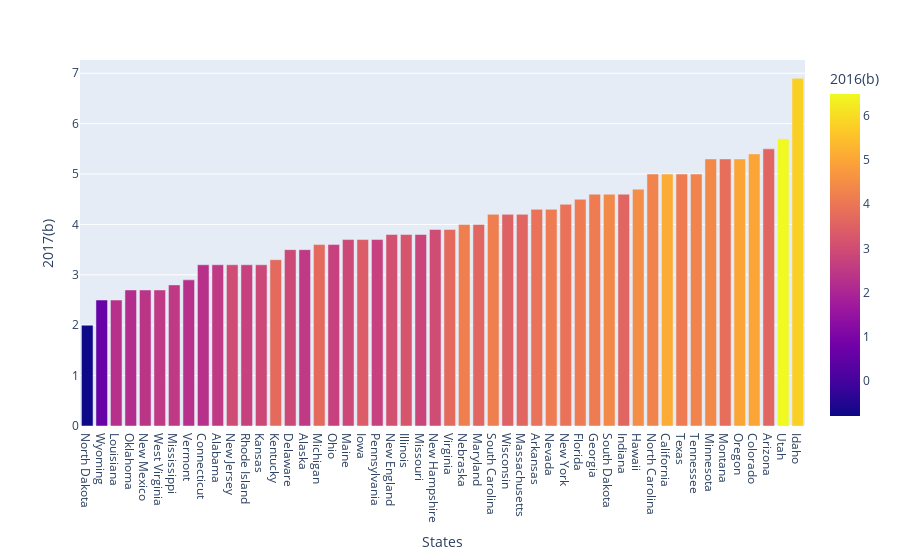

Notebook code for this chart:
### Code cell
fig4 = px.bar(pce, x="States", y="2017(b)", color="2016(b)", barmode="group")
fig4.update_traces(texttemplate='%{text:.2s}', textposition='outside')
fig4.update_layout(uniformtext_minsize=8, uniformtext_mode='hide')
fig4.show()

### Figure 1 — Plotly figure (JSON) as saved in the notebook; plotly's stock layout.template omitted (floating-point values rounded to 4 significant figures)
{"data": [{"alignmentgroup": "True", "hoverlabel": {"namelength": 0}, "hovertemplate": "States=%{x}<br>2017(b)=%{y}<br>2016(b)=%{marker.color}", "legendgroup": "", "marker": {"color": [-0.8, 0.6, 2.3, 2.2, 2.4, 2.5, 2.5, 2.3, 2.3, 2.5, 3, 2.7, 2.9, 3.7, 2.9, 2.5, 3.7, 2.7, 2.9, 3.4, 2.7, 3.1, 3.2, 2.8, 3, 3.7, 4.2, 3.6, 4.2, 3.5, 3.6, 3.9, 4.1, 3.9, 4.1, 4.1, 4.4, 3.6, 4.5, 4.3, 5.1, 4.1, 4.3, 4.4, 3.8, 5, 5, 3.6, 6.5, 5.8], "coloraxis": "coloraxis"}, "name": "", "offsetgroup": "", "orientation": "v", "showlegend": false, "textposition": "outside", "texttemplate": "%{text:.2s}", "type": "bar", "x": ["North Dakota", "Wyoming", "Louisiana", "Oklahoma", "New Mexico", "West Virginia", "Mississippi", "Vermont", "Connecticut", "Alabama", "New Jersey", "Rhode Island", "Kansas", "Kentucky", "Delaware", "Alaska", "Michigan", "Ohio", "Maine", "Iowa", "Pennsylvania", "New England", "Illinois", "Missouri", "New Hampshire", "Virginia", "Nebraska", "Maryland", "South Carolina", "Wisconsin", "Massachusetts", "Arkansas", "Nevada", "New York", "Florida", "Georgia", "South Dakota", "Indiana", "Hawaii", "North Carolina", "California", "Texas", "Tennessee", "Minnesota", "Montana", "Oregon", "Colorado", "Arizona", "Utah", "Idaho"], "xaxis": "x", "y": [2, 2.5, 2.5, 2.7, 2.7, 2.7, 2.8, 2.9, 3.2, 3.2, 3.2, 3.2, 3.2, 3.3, 3.5, 3.5, 3.6, 3.6, 3.7, 3.7, 3.7, 3.8, 3.8, 3.8, 3.9, 3.9, 4, 4, 4.2, 4.2, 4.2, 4.3, 4.3, 4.4, 4.5, 4.6, 4.6, 4.6, 4.7, 5, 5, 5, 5, 5.3, 5.3, 5.3, 5.4, 5.5, 5.7, 6.9], "yaxis": "y"}], "layout": {"barmode": "group", "coloraxis": {"colorbar": {"title": {"text": "2016(b)"}}, "colorscale": [[0, "#0d0887"], [0.1111, "#46039f"], [0.2222, "#7201a8"], [0.3333, "#9c179e"], [0.4444, "#bd3786"], [0.5556, "#d8576b"], [0.6667, "#ed7953"], [0.7778, "#fb9f3a"], [0.8889, "#fdca26"], [1, "#f0f921"]]}, "legend": {"tracegroupgap": 0}, "margin": {"t": 60}, "uniformtext": {"minsize": 8, "mode": "hide"}, "xaxis": {"anchor": "y", "domain": [0, 1], "title": {"text": "States"}}, "yaxis": {"anchor": "x", "domain": [0, 1], "title": {"text": "2017(b)"}}}}
